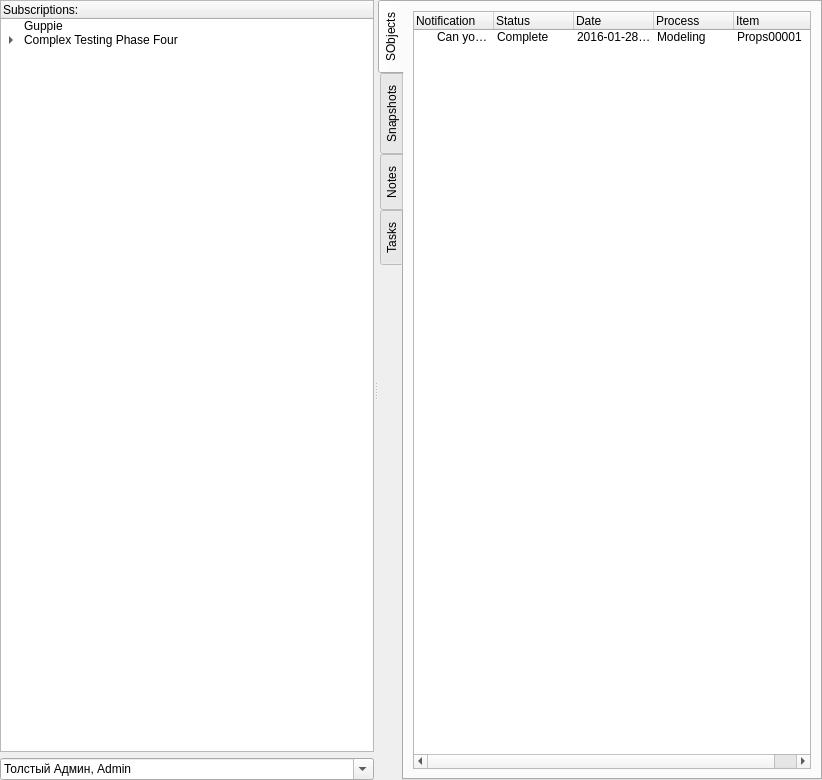
<?xml version="1.0" encoding="UTF-8"?>
<ui version="4.0">
 <class>myNotifications</class>
 <widget class="QWidget" name="myNotifications">
  <property name="geometry">
   <rect>
    <x>0</x>
    <y>0</y>
    <width>822</width>
    <height>780</height>
   </rect>
  </property>
  <property name="windowTitle">
   <string>Form</string>
  </property>
  <layout class="QGridLayout" name="gridLayout">
   <property name="margin">
    <number>0</number>
   </property>
   <property name="spacing">
    <number>0</number>
   </property>
   <item row="0" column="0">
    <widget class="QSplitter" name="splitter">
     <property name="orientation">
      <enum>Qt::Horizontal</enum>
     </property>
     <widget class="QWidget" name="verticalLayoutWidget">
      <layout class="QVBoxLayout" name="verticalLayout">
       <item>
        <widget class="QTreeWidget" name="treeWidget">
         <column>
          <property name="text">
           <string>Subscriptions:</string>
          </property>
         </column>
         <item>
          <property name="text">
           <string>Guppie</string>
          </property>
         </item>
         <item>
          <property name="text">
           <string>Complex Testing Phase Four</string>
          </property>
          <item>
           <property name="text">
            <string>Props</string>
           </property>
           <item>
            <property name="text">
             <string>FINALAPPA</string>
            </property>
           </item>
           <item>
            <property name="text">
             <string>IMAlive</string>
            </property>
           </item>
          </item>
         </item>
        </widget>
       </item>
       <item>
        <widget class="QComboBox" name="comboBox">
         <property name="editable">
          <bool>true</bool>
         </property>
         <property name="insertPolicy">
          <enum>QComboBox::NoInsert</enum>
         </property>
         <item>
          <property name="text">
           <string>Толстый Админ, Admin</string>
          </property>
         </item>
         <item>
          <property name="text">
           <string>Алексей Кривоспицкий, listy</string>
          </property>
         </item>
        </widget>
       </item>
      </layout>
     </widget>
     <widget class="QWidget" name="verticalLayoutWidget_2">
      <layout class="QVBoxLayout" name="verticalLayout_2">
       <item>
        <widget class="QTabWidget" name="tabWidget">
         <property name="tabPosition">
          <enum>QTabWidget::West</enum>
         </property>
         <property name="currentIndex">
          <number>0</number>
         </property>
         <widget class="QWidget" name="tab">
          <attribute name="title">
           <string>SObjects</string>
          </attribute>
          <layout class="QHBoxLayout" name="horizontalLayout_3">
           <item>
            <widget class="QTreeWidget" name="treeWidget_5">
             <property name="verticalScrollMode">
              <enum>QAbstractItemView::ScrollPerPixel</enum>
             </property>
             <attribute name="headerDefaultSectionSize">
              <number>80</number>
             </attribute>
             <column>
              <property name="text">
               <string>Notification</string>
              </property>
             </column>
             <column>
              <property name="text">
               <string>Status</string>
              </property>
             </column>
             <column>
              <property name="text">
               <string>Date</string>
              </property>
             </column>
             <column>
              <property name="text">
               <string>Process</string>
              </property>
             </column>
             <column>
              <property name="text">
               <string>Item</string>
              </property>
             </column>
             <item>
              <property name="text">
               <string>Can you please bring me the water?</string>
              </property>
              <property name="text">
               <string>Complete</string>
              </property>
              <property name="text">
               <string>2016-01-28 12:59:07</string>
              </property>
              <property name="text">
               <string>Modeling</string>
              </property>
              <property name="text">
               <string>Props00001</string>
              </property>
             </item>
            </widget>
           </item>
          </layout>
         </widget>
         <widget class="QWidget" name="tab_4">
          <attribute name="title">
           <string>Snapshots</string>
          </attribute>
          <layout class="QHBoxLayout" name="horizontalLayout_4">
           <item>
            <widget class="QTreeWidget" name="treeWidget_6">
             <property name="verticalScrollMode">
              <enum>QAbstractItemView::ScrollPerPixel</enum>
             </property>
             <attribute name="headerDefaultSectionSize">
              <number>80</number>
             </attribute>
             <column>
              <property name="text">
               <string>Notification</string>
              </property>
             </column>
             <column>
              <property name="text">
               <string>Status</string>
              </property>
             </column>
             <column>
              <property name="text">
               <string>Date</string>
              </property>
             </column>
             <column>
              <property name="text">
               <string>Process</string>
              </property>
             </column>
             <column>
              <property name="text">
               <string>Item</string>
              </property>
             </column>
             <item>
              <property name="text">
               <string>Can you please bring me the water?</string>
              </property>
              <property name="text">
               <string>Complete</string>
              </property>
              <property name="text">
               <string>2016-01-28 12:59:07</string>
              </property>
              <property name="text">
               <string>Modeling</string>
              </property>
              <property name="text">
               <string>Props00001</string>
              </property>
             </item>
            </widget>
           </item>
          </layout>
         </widget>
         <widget class="QWidget" name="tab_2">
          <attribute name="title">
           <string>Notes</string>
          </attribute>
          <layout class="QHBoxLayout" name="horizontalLayout_2">
           <item>
            <widget class="QTreeWidget" name="treeWidget_4">
             <property name="verticalScrollMode">
              <enum>QAbstractItemView::ScrollPerPixel</enum>
             </property>
             <attribute name="headerDefaultSectionSize">
              <number>80</number>
             </attribute>
             <column>
              <property name="text">
               <string>Notification</string>
              </property>
             </column>
             <column>
              <property name="text">
               <string>Status</string>
              </property>
             </column>
             <column>
              <property name="text">
               <string>Date</string>
              </property>
             </column>
             <column>
              <property name="text">
               <string>Process</string>
              </property>
             </column>
             <column>
              <property name="text">
               <string>Item</string>
              </property>
             </column>
             <item>
              <property name="text">
               <string>Can you please bring me the water?</string>
              </property>
              <property name="text">
               <string>Complete</string>
              </property>
              <property name="text">
               <string>2016-01-28 12:59:07</string>
              </property>
              <property name="text">
               <string>Modeling</string>
              </property>
              <property name="text">
               <string>Props00001</string>
              </property>
             </item>
            </widget>
           </item>
          </layout>
         </widget>
         <widget class="QWidget" name="tab_3">
          <attribute name="title">
           <string>Tasks</string>
          </attribute>
          <layout class="QHBoxLayout" name="horizontalLayout">
           <item>
            <widget class="QTreeWidget" name="treeWidget_3">
             <property name="verticalScrollMode">
              <enum>QAbstractItemView::ScrollPerPixel</enum>
             </property>
             <attribute name="headerDefaultSectionSize">
              <number>80</number>
             </attribute>
             <column>
              <property name="text">
               <string>Notification</string>
              </property>
             </column>
             <column>
              <property name="text">
               <string>Status</string>
              </property>
             </column>
             <column>
              <property name="text">
               <string>Date</string>
              </property>
             </column>
             <column>
              <property name="text">
               <string>Process</string>
              </property>
             </column>
             <column>
              <property name="text">
               <string>Item</string>
              </property>
             </column>
             <item>
              <property name="text">
               <string>Can you please bring me the water?</string>
              </property>
              <property name="text">
               <string>Complete</string>
              </property>
              <property name="text">
               <string>2016-01-28 12:59:07</string>
              </property>
              <property name="text">
               <string>Modeling</string>
              </property>
              <property name="text">
               <string>Props00001</string>
              </property>
             </item>
            </widget>
           </item>
          </layout>
         </widget>
        </widget>
       </item>
      </layout>
     </widget>
    </widget>
   </item>
  </layout>
 </widget>
 <resources/>
 <connections/>
</ui>
